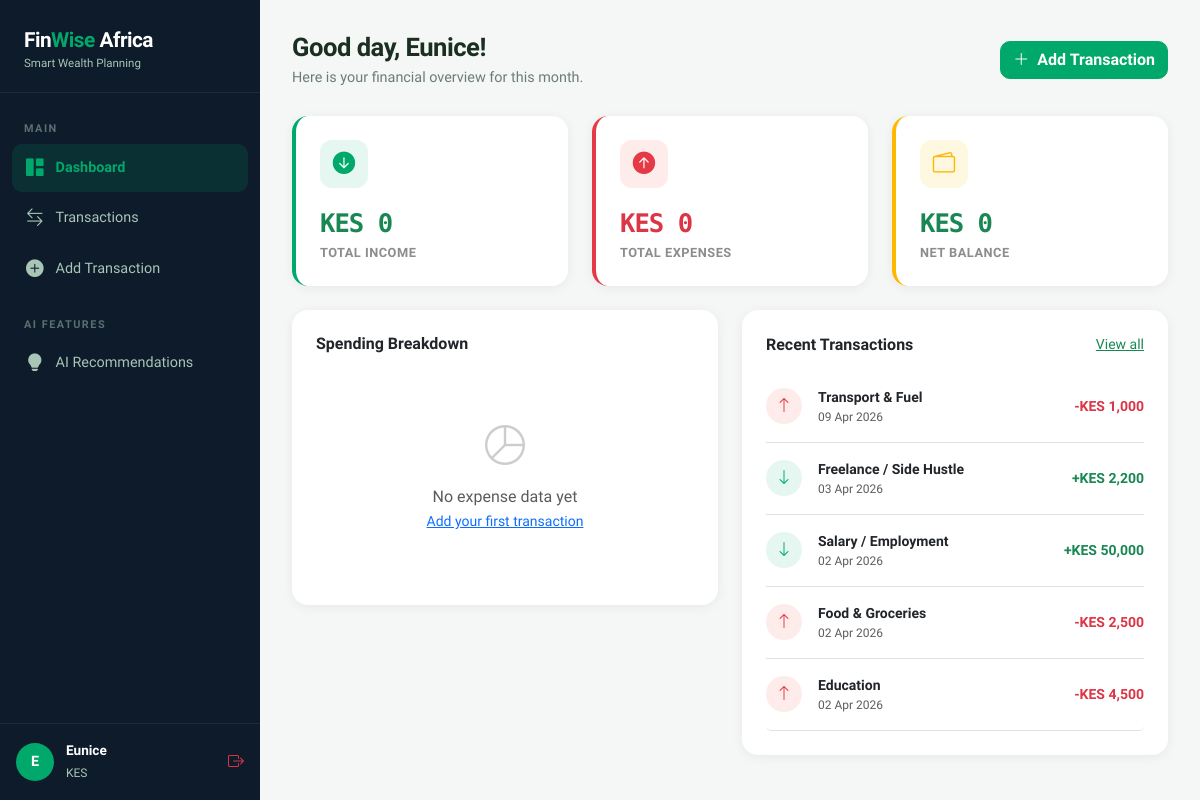
The app's page /dashboard (signed in) with its own data.
### models/user.py (models this page shows, shortened)
class User(UserMixin, db.Model):
    __tablename__ = 'users'
    id = db.Column(db.Integer, primary_key=True)
    full_name = db.Column(db.String(100), nullable=False)
    email = db.Column(db.String(120), unique=True, nullable=False)
    password_hash = db.Column(db.String(256), nullable=False)
    currency = db.Column(db.String(10), default='KES')
    monthly_income_target = db.Column(db.Float, default=0.0)
    created_at = db.Column(db.DateTime, default=db.func.now())
    transactions = db.relationship('Transaction', backref='user', lazy=True)
    savings = db.relationship('Savings', backref='user', lazy=True)

### models/transaction.py (models this page shows, shortened)
class Transaction(db.Model):
    __tablename__ = 'transactions'
    id = db.Column(db.Integer, primary_key=True)
    user_id = db.Column(db.Integer, db.ForeignKey('users.id'), nullable=False)
    type = db.Column(db.String(20), nullable=False)  # 'income' or 'expense'
    category = db.Column(db.String(50), nullable=False)
    amount = db.Column(db.Float, nullable=False)
    description = db.Column(db.String(200))
    date = db.Column(db.Date, nullable=False, default=datetime.utcnow().date)
    created_at = db.Column(db.DateTime, default=datetime.utcnow)

### routes/dashboard.py (the view)
@dashboard_bp.route('/')
@dashboard_bp.route('/dashboard')
@login_required
def index():
    now = datetime.utcnow()
    month_start = date(now.year, now.month, 1)
    total_income = db.session.query(func.sum(Transaction.amount)).filter(
        Transaction.user_id == current_user.id,
        Transaction.type == 'income',
        Transaction.date >= month_start
    ).scalar() or 0
    total_expenses = db.session.query(func.sum(Transaction.amount)).filter(
        Transaction.user_id == current_user.id,
        Transaction.type == 'expense',
        Transaction.date >= month_start
    ).scalar() or 0
    balance = total_income - total_expenses
    savings_goals = Savings.query.filter_by(user_id=current_user.id).all()
    recent_transactions = Transaction.query.filter_by(user_id=current_user.id)\
        .order_by(Transaction.date.desc()).limit(5).all()
    expense_by_category = db.session.query(
        Transaction.category, func.sum(Transaction.amount)
    ).filter(
        Transaction.user_id == current_user.id,
        Transaction.type == 'expense',
        Transaction.date >= month_start
    ).group_by(Transaction.category).all()
    return render_template('dashboard/index.html',
        total_income=total_income,
        total_expenses=total_expenses,
        balance=balance,
        savings_goals=savings_goals,
        recent_transactions=recent_transactions,
        expense_by_category=expense_by_category
    )

### app.py (called while the page is built)
def create_app():
    app = Flask(__name__)
    app.config.from_object(Config)
    db.init_app(app)
    login_manager = LoginManager()
    login_manager.init_app(app)
    login_manager.login_view = 'auth.login'
    login_manager.login_message_category = 'warning'
    @login_manager.user_loader
    def load_user(user_id):
        return User.query.get(int(user_id))
    from routes.auth import auth_bp
    from routes.dashboard import dashboard_bp
    from routes.transactions import transactions_bp
    from routes.recommendations import recommendations_bp
    app.register_blueprint(auth_bp)
    app.register_blueprint(dashboard_bp)
    app.register_blueprint(transactions_bp)
    app.register_blueprint(recommendations_bp)
    @app.route('/')
    def index():
        return redirect(url_for('dashboard.index'))
    with app.app_context():
        db.create_all()
    return app

### templates/dashboard/index.html (shortened to what this page needs)
{% extends 'base.html' %}
{% block content %}
<div class="page-header d-flex justify-content-between align-items-center">
    <div>
        <h2>Good day, {{ current_user.full_name.split()[0] }}!</h2>
        <p>Here is your financial overview for this month.</p>
    </div>
    <a href="{{ url_for('transactions.add') }}" class="btn btn-primary">
        <i class="bi bi-plus-lg me-2"></i>Add Transaction
    </a>
</div>
<div class="row g-4 mb-4">
    <div class="col-md-4">
        <div class="stat-card card" style="border-left: 4px solid #00A86B;">
            <div class="stat-icon" style="background:#E6F7F1; color:#00A86B;">
                <i class="bi bi-arrow-down-circle-fill"></i>
            </div>
            <div class="stat-value text-success">{{ current_user.currency }} {{ "{:,.0f}".format(total_income) }}</div>
            <div class="stat-label text-muted">Total Income</div>
        </div>
    </div>
    <div class="col-md-4">
        <div class="stat-card card" style="border-left: 4px solid #E63946;">
            <div class="stat-icon" style="background:#FDECEA; color:#E63946;">
                <i class="bi bi-arrow-up-circle-fill"></i>
            </div>
            <div class="stat-value text-danger">{{ current_user.currency }} {{ "{:,.0f}".format(total_expenses) }}</div>
            <div class="stat-label text-muted">Total Expenses</div>
        </div>
    </div>
    <div class="col-md-4">
        <div class="stat-card card" style="border-left: 4px solid #FFB800;">
            <div class="stat-icon" style="background:#FFF8E1; color:#FFB800;">
                <i class="bi bi-wallet2"></i>
            </div>
            <div class="stat-value {{ 'text-success' if balance >= 0 else 'text-danger' }}">
                {{ current_user.currency }} {{ "{:,.0f}".format(balance) }}
            </div>
            <div class="stat-label text-muted">Net Balance</div>
        </div>
    </div>
</div>
<div class="row g-4">
    <div class="col-md-6">
        <div class="card p-4">
            <h6 class="fw-bold mb-3">Spending Breakdown</h6>
            {% if expense_by_category %}
                <canvas id="expenseChart" height="220"></canvas>
            {% else %}
                <div class="text-center py-5 text-muted">
                    <i class="bi bi-pie-chart" style="font-size:2.5rem; opacity:0.3"></i>
                    <p class="mt-2 mb-0">No expense data yet</p>
                    <small><a href="{{ url_for('transactions.add') }}">Add your first transaction</a></small>
                </div>
            {% endif %}
        </div>
    </div>
    <div class="col-md-6">
        <div class="card p-4">
            <div class="d-flex justify-content-between align-items-center mb-3">
                <h6 class="fw-bold mb-0">Recent Transactions</h6>
                <a href="{{ url_for('transactions.index') }}" class="text-success small">View all</a>
            </div>
            {% if recent_transactions %}
                <div class="list-group list-group-flush">
                {% for t in recent_transactions %}
                    <div class="list-group-item px-0 d-flex justify-content-between align-items-center border-0 border-bottom py-3">
                        <div class="d-flex align-items-center gap-3">
                            <div class="rounded-circle d-flex align-items-center justify-content-center"
                                style="width:36px;height:36px;background:{{ '#E6F7F1' if t.type == 'income' else '#FDECEA' }};">
                                <i class="bi bi-{{ 'arrow-down' if t.type == 'income' else 'arrow-up' }}"
                                   style="color:{{ '#00A86B' if t.type == 'income' else '#E63946' }};font-size:1rem;"></i>
                            </div>
                            <div>
                                <div class="fw-semibold small">{{ t.category }}</div>
                                <div class="text-muted" style="font-size:0.75rem">{{ t.date.strftime('%d %b %Y') }}</div>
                            </div>
                        </div>
                        <span class="fw-bold small {{ 'text-success' if t.type == 'income' else 'text-danger' }}">
                            {{ '+' if t.type == 'income' else '-' }}{{ current_user.currency }} {{ "{:,.0f}".format(t.amount) }}
                        </span>
                    </div>
                {% endfor %}
                </div>
            {% else %}
                <div class="text-center py-4 text-muted">
                    <i class="bi bi-receipt" style="font-size:2rem;opacity:0.3"></i>
                    <p class="mt-2 small">No transactions yet</p>
                </div>
            {% endif %}
        </div>
    </div>
</div>
{% endblock %}

### templates/base.html (shortened to what this page needs)
<!DOCTYPE html>
<html lang="en">
<head>
    <link href="https://cdn.jsdelivr.net/npm/bootstrap@5.3.0/dist/css/bootstrap.min.css" rel="stylesheet">
    <link href="https://cdn.jsdelivr.net/npm/bootstrap-icons@1.11.0/font/bootstrap-icons.css" rel="stylesheet">
</head>
<body>
{% if current_user.is_authenticated %}
<div class="sidebar">
    <div class="sidebar-brand">
        <h4>Fin<span>Wise</span> Africa</h4>
        <small>Smart Wealth Planning</small>
    </div>
    <nav class="sidebar-nav">
        <div class="sidebar-label">Main</div>
        <a href="{{ url_for('dashboard.index') }}" class="{{ 'active' if request.endpoint == 'dashboard.index' }}">
            <i class="bi bi-grid-1x2-fill"></i> Dashboard
        </a>
        <a href="{{ url_for('transactions.index') }}" class="{{ 'active' if 'transactions' in request.endpoint }}">
            <i class="bi bi-arrow-left-right"></i> Transactions
        </a>
        <a href="{{ url_for('transactions.add') }}">
            <i class="bi bi-plus-circle-fill"></i> Add Transaction
        </a>
        <div class="sidebar-label mt-3">AI Features</div>
        <a href="{{ url_for('recommendations.index') }}" class="{{ 'active' if 'recommendations' in request.endpoint }}">
            <i class="bi bi-lightbulb-fill"></i> AI Recommendations
        </a>
    </nav>
    <div class="sidebar-user">
        <div class="user-avatar">{{ current_user.full_name[0].upper() }}</div>
        <div class="user-info">
            <strong>{{ current_user.full_name.split()[0] }}</strong>
            <small>{{ current_user.currency }}</small>
        </div>
        <a href="{{ url_for('auth.logout') }}" class="ms-auto text-danger" title="Logout">
            <i class="bi bi-box-arrow-right"></i>
        </a>
    </div>
</div>
<div class="main-content">
{% endif %}
    {% block content %}{% endblock %}
{% if current_user.is_authenticated %}
</div>
{% endif %}
</body>
</html>

### templates/base.html (style rules this page uses)
:root { --primary: #00A86B; --primary-dark: #007A4D; --primary-light: #E6F7F1; --accent: #FFB800; --danger: #E63946; --bg: #F4F7F5; --sidebar-bg: #0D1B2A; --sidebar-text: #A8C5B5; --sidebar-active: #00A86B; --card-bg: #FFFFFF; --text-main: #1A2E22; --text-muted: #6B7E75; }
* { box-sizing: border-box; }
body { font-family: 'Plus Jakarta Sans', sans-serif; background: var(--bg); color: var(--text-main); margin: 0; }
.sidebar { width: 260px; min-height: 100vh; background: var(--sidebar-bg); position: fixed; top: 0; left: 0; display: flex; flex-direction: column; padding: 0; z-index: 100; transition: all 0.3s; }
.sidebar-brand { padding: 28px 24px 20px; border-bottom: 1px solid rgba(255,255,255,0.07); }
.sidebar-brand h4 { color: #fff; font-weight: 800; font-size: 1.3rem; margin: 0; letter-spacing: -0.5px; }
.sidebar-brand span { color: var(--primary); }
.sidebar-brand small { color: var(--sidebar-text); font-size: 0.72rem; display: block; margin-top: 2px; }
.sidebar-nav { padding: 20px 12px; flex: 1; }
.sidebar-label { color: rgba(168,197,181,0.5); font-size: 0.68rem; font-weight: 700; letter-spacing: 1.5px; text-transform: uppercase; padding: 8px 12px 6px; }
.sidebar-nav a { display: flex; align-items: center; gap: 12px; padding: 11px 14px; color: var(--sidebar-text); text-decoration: none; border-radius: 10px; font-size: 0.9rem; font-weight: 500; margin-bottom: 2px; transition: all 0.2s; }
.sidebar-nav a:hover, .sidebar-nav a.active { background: rgba(0,168,107,0.15); color: #fff; }
.sidebar-nav a.active { color: var(--primary); font-weight: 600; }
.sidebar-nav a i { font-size: 1.1rem; }
.sidebar-user { padding: 16px; border-top: 1px solid rgba(255,255,255,0.07); display: flex; align-items: center; gap: 12px; }
.user-avatar { width: 38px; height: 38px; border-radius: 50%; background: var(--primary); display: flex; align-items: center; justify-content: center; color: white; font-weight: 700; font-size: 0.9rem; flex-shrink: 0; }
.user-info small { color: var(--sidebar-text); font-size: 0.75rem; }
.user-info strong { color: #fff; font-size: 0.85rem; display: block; }
.main-content { margin-left: 260px; min-height: 100vh; padding: 32px; }
.page-header { margin-bottom: 28px; }
.page-header h2 { font-weight: 800; font-size: 1.6rem; margin: 0; letter-spacing: -0.5px; }
.page-header p { color: var(--text-muted); margin: 4px 0 0; font-size: 0.9rem; }
.card { border: none; border-radius: 16px; box-shadow: 0 2px 12px rgba(0,0,0,0.06); background: var(--card-bg); }
.stat-card { border-radius: 16px; padding: 24px; position: relative; overflow: hidden; }
.stat-card .stat-icon { width: 48px; height: 48px; border-radius: 12px; display: flex; align-items: center; justify-content: center; font-size: 1.4rem; margin-bottom: 16px; }
.stat-card .stat-value { font-size: 1.6rem; font-weight: 800; letter-spacing: -1px; font-family: 'Space Mono', monospace; }
.stat-card .stat-label { font-size: 0.8rem; font-weight: 600; text-transform: uppercase; letter-spacing: 0.5px; opacity: 0.7; }
.btn-primary { background: var(--primary); border-color: var(--primary); font-weight: 600; border-radius: 10px; }

### records on screen
User: full_name "E", full_name "Eunice", currency "KES"
Transaction: category "Transport & Fuel", date "09 Apr 2026", type "-", amount "1,000"
Transaction: category "Freelance / Side Hustle", date "03 Apr 2026", type "+", amount "2,200"
Transaction: category "Salary / Employment", date "02 Apr 2026", type "+", amount "50,000"
Transaction: category "Food & Groceries", date "02 Apr 2026", type "-", amount "2,500"
Transaction: category "Education", date "02 Apr 2026", type "-", amount "4,500"

### other values on screen
{{ "{:,.0f}".format(total_income) }} "0"
{{ "{:,.0f}".format(total_expenses) }} "0"
{{ "{:,.0f}".format(balance) }} "0"
